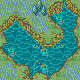

A 2D game scene composited from a Tiled map and its tileset images. What follows is a short description and the map's XML, with every tile layer's data as written:
An orthogonal 5x5 tile map with 16x16 px tiles, 1 tile layer (Tile Layer 1).

<map version="1.4" tiledversion="2021.01.13" orientation="orthogonal" renderorder="right-down" width="5" height="5" tilewidth="16" tileheight="16" infinite="0" nextlayerid="2" nextobjectid="1">
 <tileset firstgid="1" name="UpdatedVillage.png" tilewidth="16" tileheight="16" tilecount="1024" columns="32">
  <image source="UpdatedVillage.png" trans="ffffff" width="512" height="512" />
 </tileset>
 <layer id="1" name="Tile Layer 1" width="5" height="5">
  <data encoding="csv">
73,74,420,662,667,
668,665,74,630,637,
700,671,663,664,701,
630,475,736,475,635,
105,632,696,633,106
</data>
 </layer>
</map>
